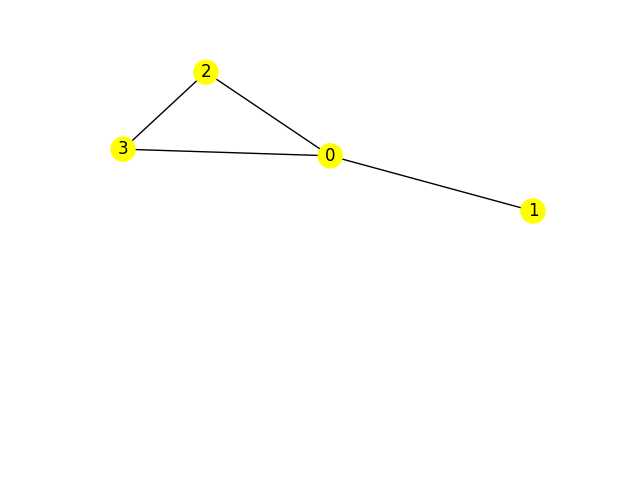

Here is the Python script that generated this plot:
import networkx as nx
import matplotlib.pyplot as plt
G = nx.Graph() 
plt.figure(figsize =(9, 12))
G.add_edges_from([(0, 1), (0, 2), (0, 3), (1, 0), (2, 0), (2, 3), (3, 0), (3, 2)])
plt.subplot(211)
nx.draw_networkx(G)
plt.savefig('graph01-initial.png')
